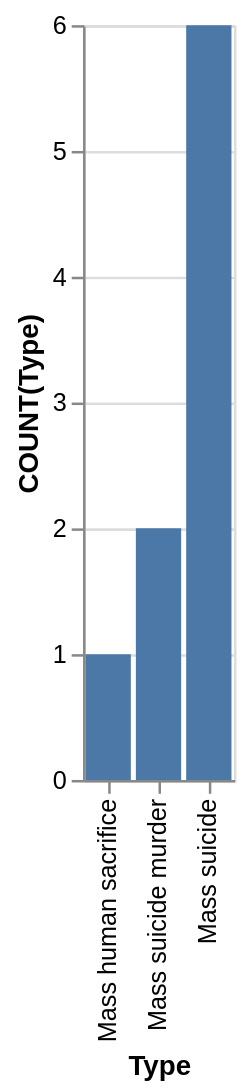

This figure's Vega-Lite source:
### Vega-Lite specification from a JSON file in a GitHub repository (floating-point values rounded to 4 significant figures)
{"data": {"values": [{"x_data": "Mass human sacrifice", "y_data": 1}, {"x_data": "Mass suicide", "y_data": 6}, {"x_data": "Mass suicide murder", "y_data": 2}]}, "mark": "bar", "encoding": {"x": {"field": "x_data", "type": "nominal", "title": "Type", "sort": {"op": "sum", "field": "y_data", "order": "ascending"}}, "y": {"field": "y_data", "type": "quantitative", "title": "COUNT(Type)"}}}
